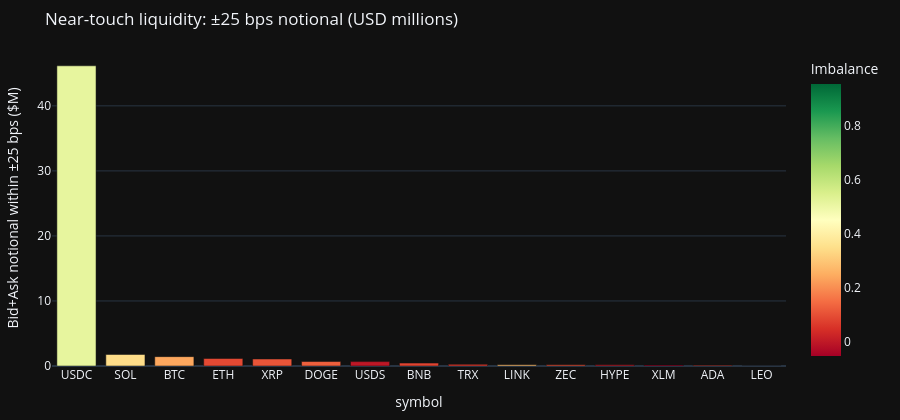

Write notebook code for a chart like this one.
### Code cell
pdf = show.to_pandas()
fig = px.bar(
    pdf.head(15),
    x="symbol",
    y="depth_25bps_musd",
    color="imbalance_bps_25",
    color_continuous_scale="RdYlGn",
    title="Near-touch liquidity: ±25 bps notional (USD millions)",
    labels={
        "depth_25bps_musd": "Bid+Ask notional within ±25 bps ($M)",
        "imbalance_bps_25": "Imbalance",
    },
    template="plotly_dark",
)
fig.update_layout(height=420, margin=dict(l=40, r=20, t=50, b=40))
fig.show()

top = pdf.iloc[0]
print(
    f"Deepest book in this poll: {top['symbol']} — "
    f"~${top['depth_25bps_musd']:.2f}M within ±25 bps, "
    f"spread {top['spread_bps']:.3f} bps, "
    f"imbalance {top['imbalance_bps_25']:+.3f}."
)

### Figure 1 — Plotly figure (JSON) as saved in the notebook; plotly's stock layout.template omitted (floating-point values rounded to 4 significant figures)
{"data": [{"hovertemplate": "symbol=%{x}<br>Bid+Ask notional within ±25 bps ($M)=%{y}<br>Imbalance=%{marker.color}<extra></extra>", "legendgroup": "", "marker": {"color": [0.5147, 0.3444, 0.2383, 0.08983, 0.1095, 0.1268, -0.00505, 0.07971, 0.06034, 0.2804, 0.09736, 0.0004213, -0.05266, 0.06132, 0.9536], "coloraxis": "coloraxis", "pattern": {"shape": ""}}, "name": "", "orientation": "v", "showlegend": false, "textposition": "auto", "type": "bar", "x": ["USDC", "SOL", "BTC", "ETH", "XRP", "DOGE", "USDS", "BNB", "TRX", "LINK", "ZEC", "HYPE", "XLM", "ADA", "LEO"], "xaxis": "x", "y": [46.16, 1.768, 1.439, 1.156, 1.081, 0.6874, 0.6739, 0.4506, 0.2574, 0.2006, 0.1879, 0.1807, 0.1392, 0.1234, 0.0001724], "yaxis": "y"}], "layout": {"barmode": "relative", "coloraxis": {"autocolorscale": false, "colorbar": {"title": {"text": "Imbalance"}}, "colorscale": [[0, "rgb(165,0,38)"], [0.1, "rgb(215,48,39)"], [0.2, "rgb(244,109,67)"], [0.3, "rgb(253,174,97)"], [0.4, "rgb(254,224,139)"], [0.5, "rgb(255,255,191)"], [0.6, "rgb(217,239,139)"], [0.7, "rgb(166,217,106)"], [0.8, "rgb(102,189,99)"], [0.9, "rgb(26,152,80)"], [1, "rgb(0,104,55)"]]}, "height": 420, "legend": {"tracegroupgap": 0}, "margin": {"b": 40, "l": 40, "r": 20, "t": 50}, "title": {"text": "Near-touch liquidity: ±25 bps notional (USD millions)"}, "xaxis": {"anchor": "y", "domain": [0, 1], "title": {"text": "symbol"}}, "yaxis": {"anchor": "x", "domain": [0, 1], "title": {"text": "Bid+Ask notional within ±25 bps ($M)"}}}}
